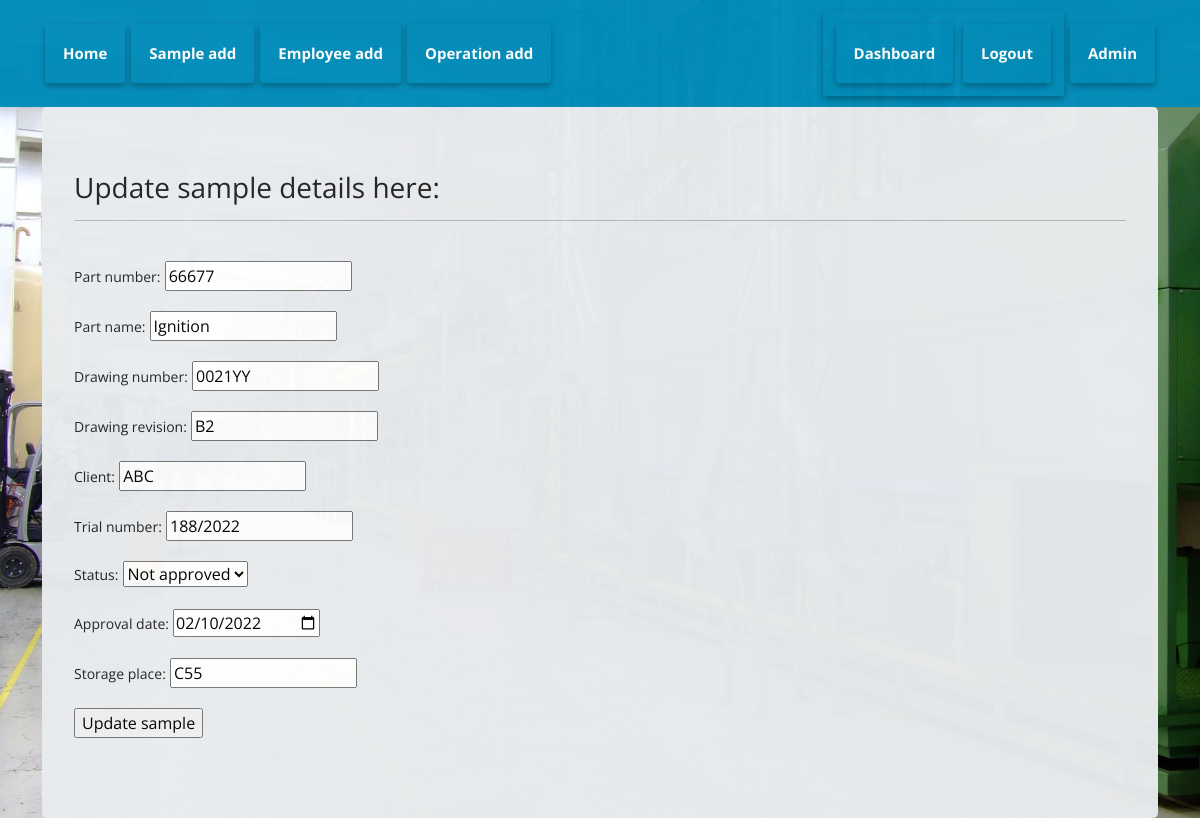
Before: /sample/update/66677 (signed in) with the older database file.
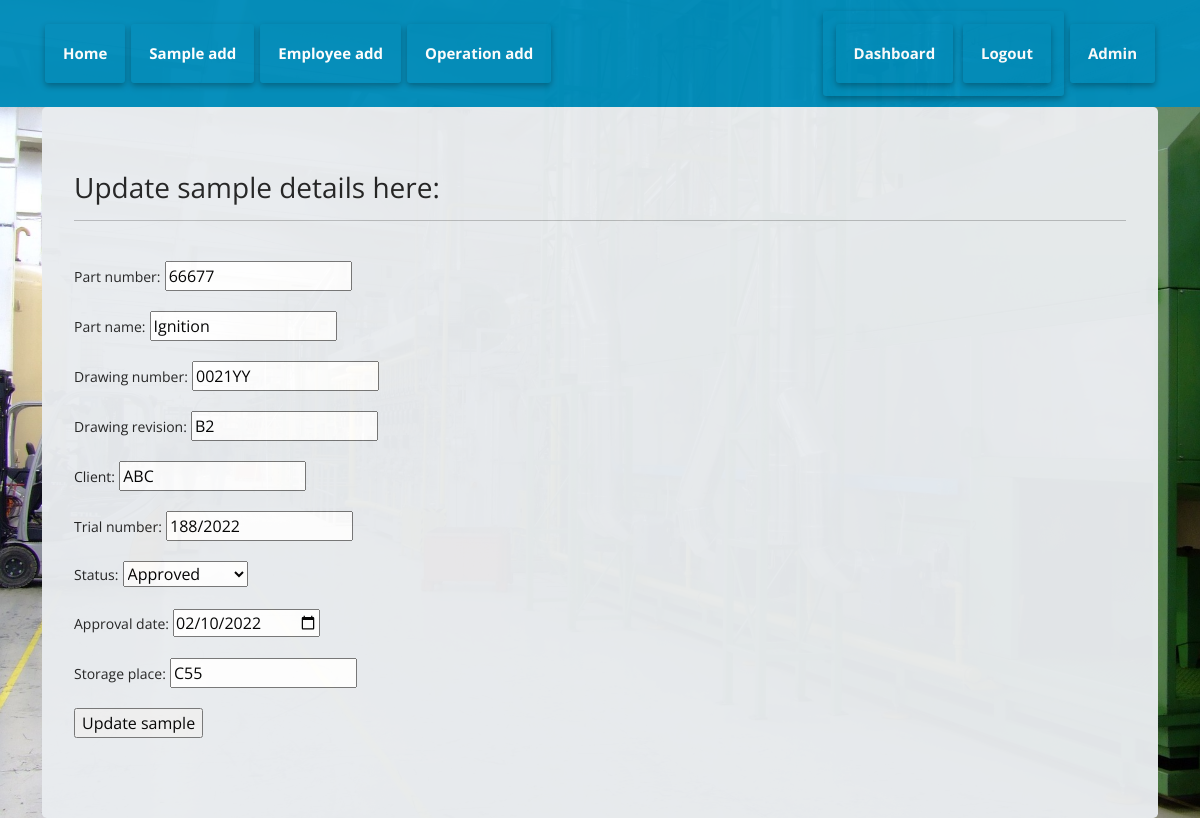
After: the same page with the newer database file.
### samples/models.py (models this page shows, shortened)
class Samples(models.Model):
    part_number = models.IntegerField(validators=[MinValueValidator(100), MaxValueValidator(99999)], unique=True)
    part_name = models.CharField(max_length=255, unique=False)
    drawing_number = models.CharField(max_length=20, unique=False)
    drawing_revision = models.CharField(max_length=20, unique=False)
    client = models.CharField(max_length=125)
    trial_number = models.CharField(max_length=20, unique=True)
    APPROVED = 'Approved'
    NOT_APPROVED = 'Not approved'
    STATUS_CHOICES = [
            (APPROVED, 'Approved'),
            (NOT_APPROVED, 'Not approved'),
        ]
    status = models.CharField(max_length=20, choices=STATUS_CHOICES, default='Not approved')
    approval_date = models.DateField(blank=True, null=True)
    storage_place = models.CharField(max_length=50, unique=True)
    class Meta:
        verbose_name = "Samples"
        verbose_name_plural = "Samples"

### samples/decorators.py (the view)
    def wrapper(request, *args, **kwargs):
        if not request.user.is_authenticated:
            return redirect('my-login')
        return view_func(request, *args, **kwargs)

### samples/forms.py
class SamplesAdder(forms.ModelForm):
    class Meta:
        model = Samples
        fields = '__all__'
        widgets = {
            'approval_date': forms.DateInput(attrs={'type': 'date'}),
        }
        input_formats = ['%Y-%m-%d']

### samples/views.py (called while the page is built, shortened)
@custom_login_required
def sample_update(request, part_number):
    sample = get_object_or_404(Samples, part_number=part_number)
    form = SamplesAdder(instance=sample)
    context = {"SampleUpdate": form}
    return render(request, 'samp/sample-update.html', context)

### samples/templates/samp/sample-update.html (shortened to what this page needs)
{% extends 'base.html' %}
{% block content %}
<!DOCTYPE html>
<html lang="en">
<head>
    <h3><b> Update sample details here: </b></h3>
</head>
<body>
    <hr>
    <br>
    <form method="post" autocomplete="off">
        {{ SampleUpdate.as_p }}
        <input type="submit" value="Update sample"/>
    </form>
</body>
</html>
{% endblock %}

Changed rows visible on the page:
changed Samples "Ignition": status "Not approved" → "Approved"
